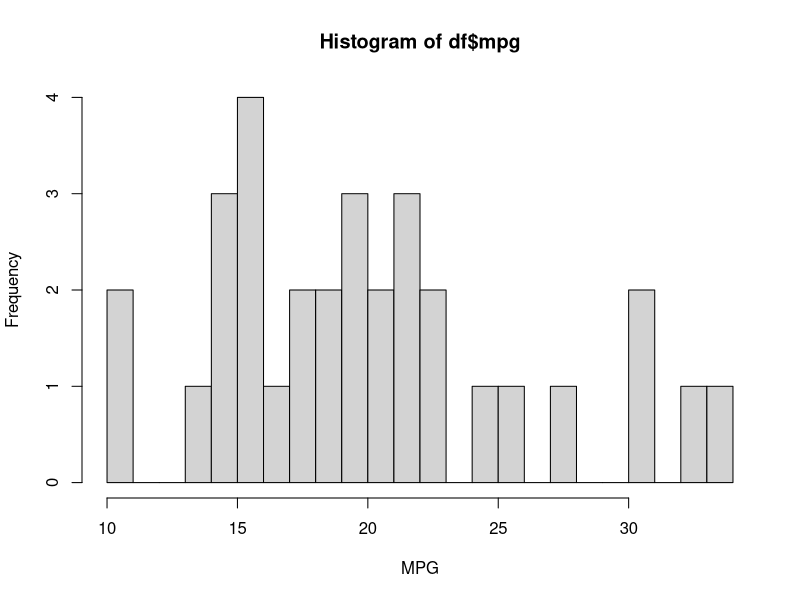
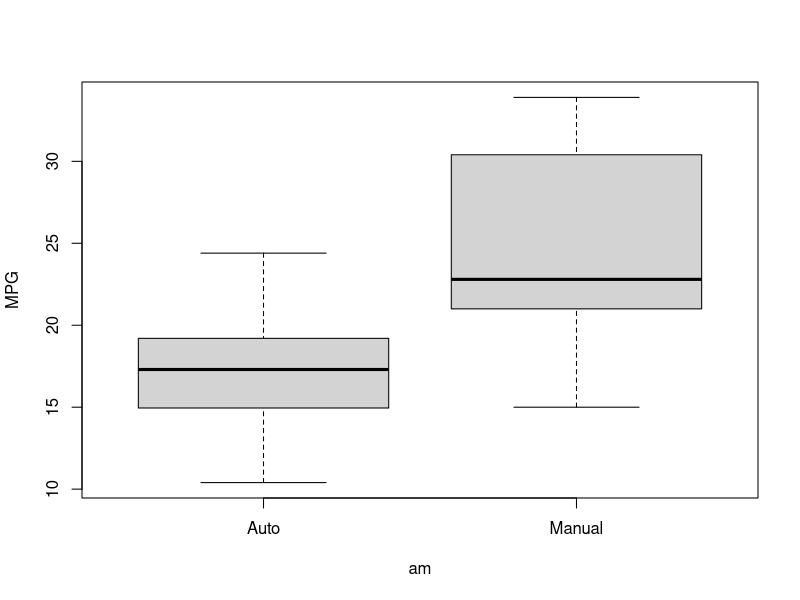
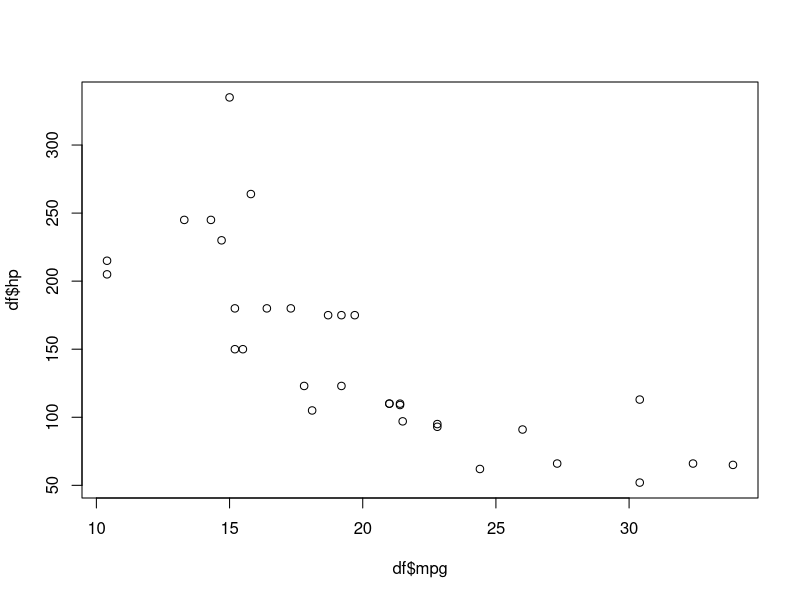
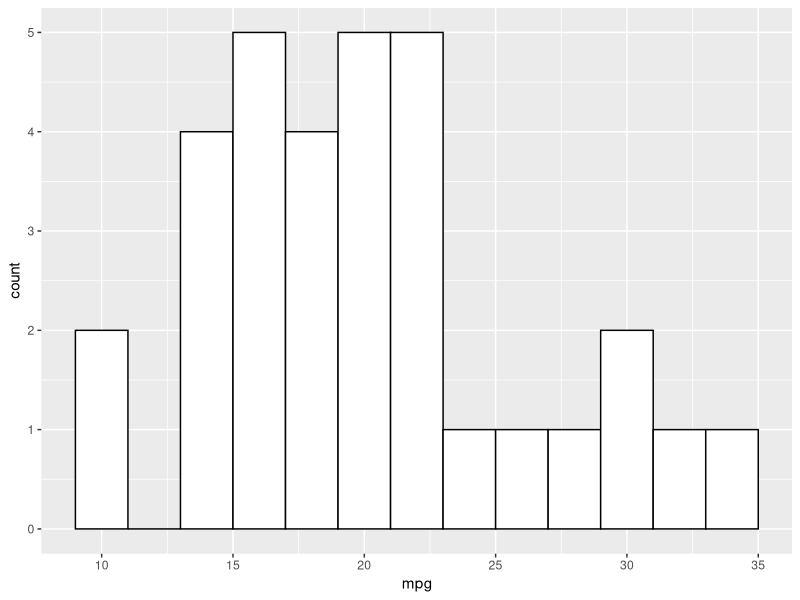
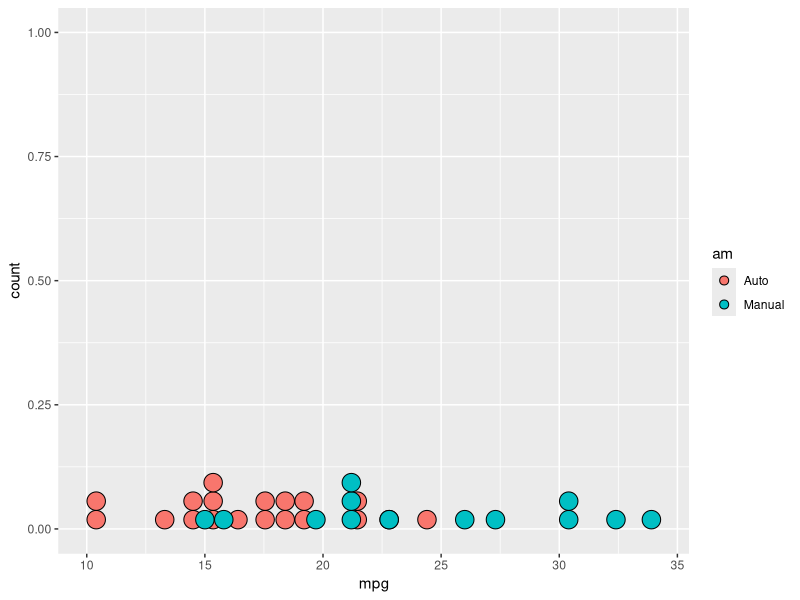
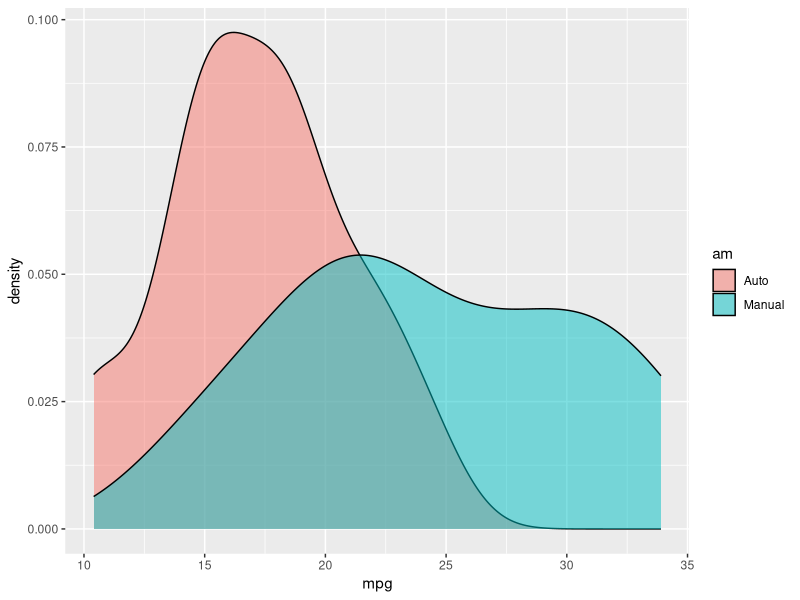
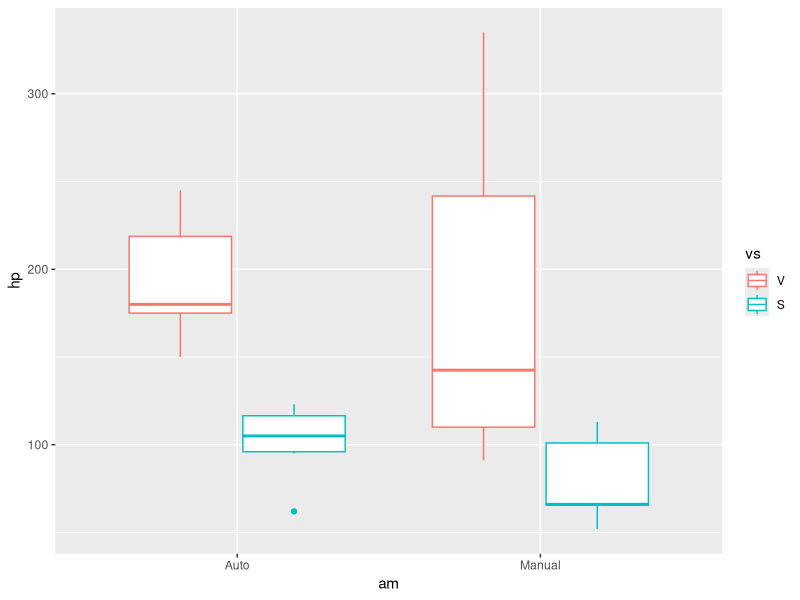
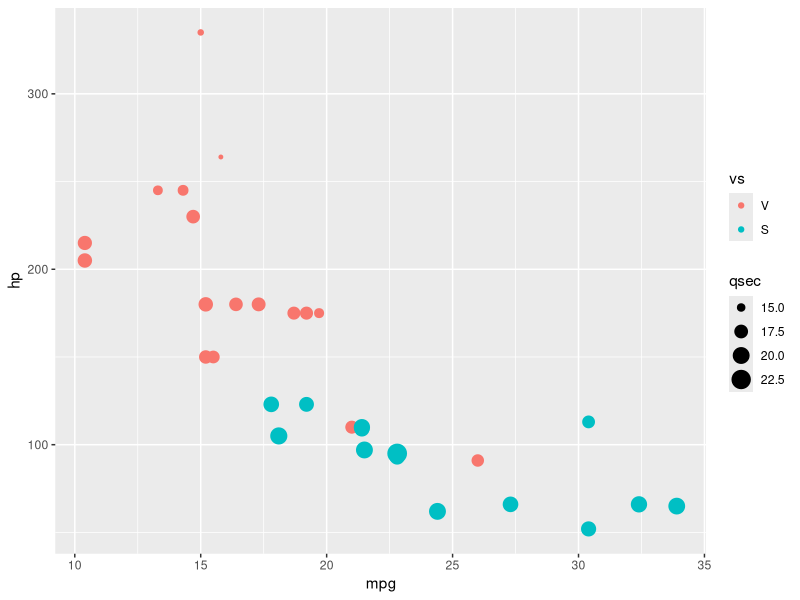

Write the R code that produced these figures, in order.
df <- mtcars
df$vs <- factor(df$vs, labels = c("V", "S"))
df$am <- factor(df$am, labels = c("Auto", "Manual"))

hist(df$mpg, breaks = 20, xlab = "MPG")

boxplot(mpg ~ am, df, ylab = "MPG")

plot(df$mpg, df$hp)

library(ggplot2)

ggplot(df, aes(x = mpg))+
    geom_histogram(fill = "white", col = "black", binwidth = 2)

ggplot(df, aes(x = mpg, fill = am))+
    geom_dotplot()

ggplot(df, aes(x = mpg, fill = am))+
    geom_density(alpha = 0.5)

ggplot(df, aes(x = am, y = hp, col = vs))+
    geom_boxplot()

ggplot(df, aes(x = mpg, y = hp, col = vs, size = qsec))+
    geom_point()

my_plot <- ggplot(df, aes(x = mpg, y = hp, col = vs, size = qsec))+
    geom_point()

my_plot2 <- ggplot(df, aes(x = am, y = hp, col = vs))

my_plot2 + geom_boxplot()

# ЗАДАЧА
# При помощи функции ggplot() или boxplot() постройте 
# график boxplot, используя встроенные в R данные airquality. 
# По оси x отложите номер месяца, по оси y — значения 
# переменной Ozone.

# На графике boxplot отдельными точками отображаются 
# наблюдения, отклоняющиеся от 1 или 3 квартиля 
# больше чем на полтора межквартильных размаха. 
# Сколько таких наблюдений присутствует в сентябре (месяц №9)?
boxplot(Ozone ~ Month, airquality)
ggplot(airquality, aes(x = Month, y = Ozone, group = Month))+
    geom_boxplot()

# ЗАДАЧА
# Нужно построить scatterplot с помощью ggplot из ggplot2, 
# по оси x которого будет mpg, по оси y - disp, 
# а цветом отобразить переменную (hp).
plot1 <- ggplot(mtcars, aes(x = mpg, y = disp, col = hp))+
    geom_point()